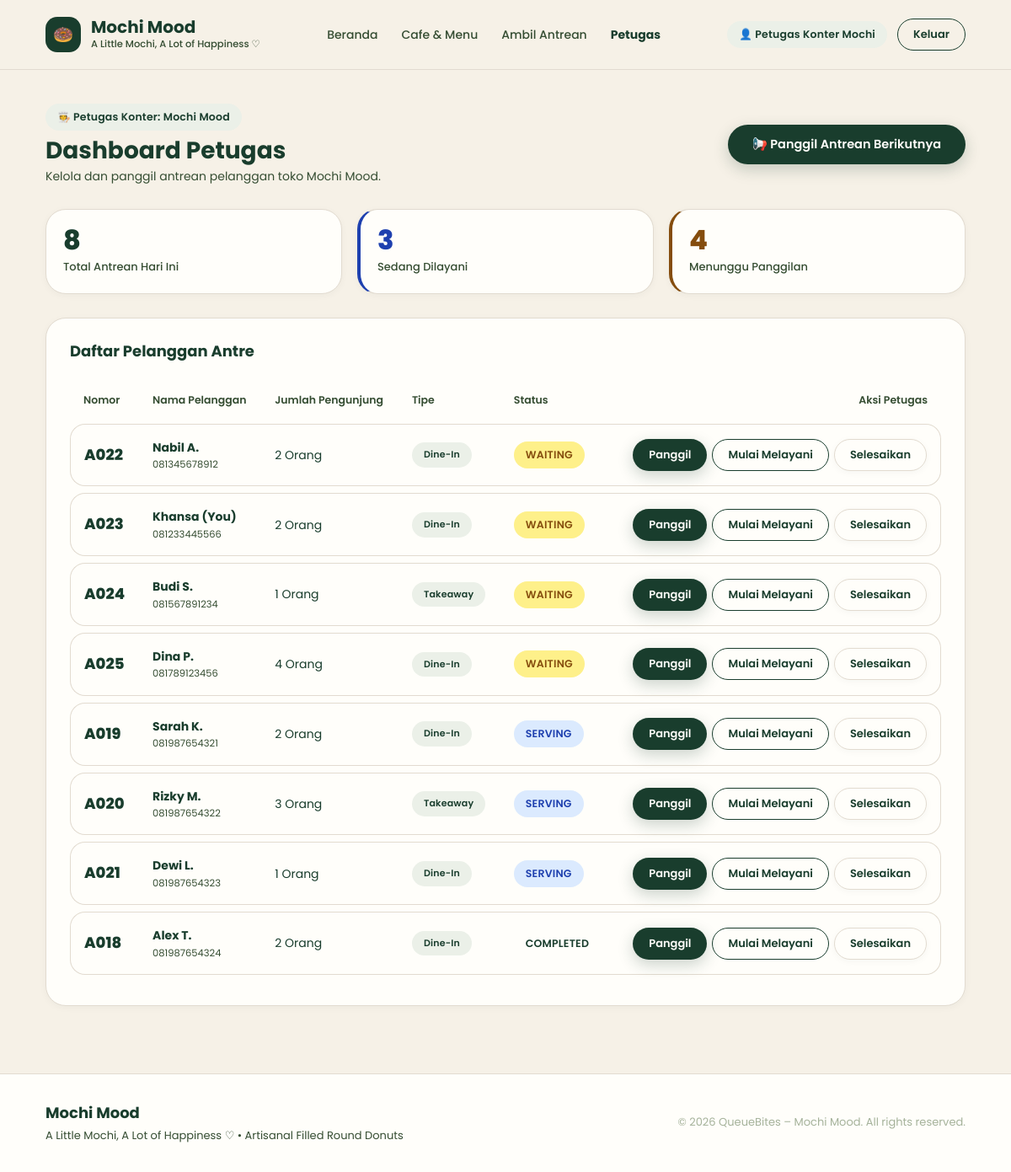
Screenshot of /index.php?url=dashboard/staff with the database file from the repository.
### tables this page shows
CREATE TABLE `queues` (
    `id` INT UNSIGNED NOT NULL AUTO_INCREMENT,
    `user_id` INT UNSIGNED NOT NULL,
    `restaurant_id` INT UNSIGNED NOT NULL,
    `queue_number` VARCHAR(20) NOT NULL COMMENT 'Nomor antrean (contoh: A023)',
    `people_count` INT UNSIGNED NOT NULL DEFAULT 1,
    `type` ENUM('dine_in', 'takeaway') NOT NULL DEFAULT 'dine_in' COMMENT 'Jenis antrean',
    `customer_name` VARCHAR(100) NULL,
    `customer_phone` VARCHAR(50) NULL,
    `status` ENUM('waiting', 'called', 'serving', 'completed', 'cancelled') NOT NULL DEFAULT 'waiting',
    `queue_date` DATE NOT NULL,
    `created_at` DATETIME NOT NULL DEFAULT CURRENT_TIMESTAMP,
    `updated_at` DATETIME NOT NULL DEFAULT CURRENT_TIMESTAMP ON UPDATE CURRENT_TIMESTAMP,
    PRIMARY KEY (`id`),
    UNIQUE KEY `uq_restaurant_date_number` (`restaurant_id`, `queue_date`, `queue_number`),
    INDEX `idx_queues_user_id` (`user_id`),
    INDEX `idx_queues_restaurant_date_status` (`restaurant_id`, `queue_date`, `status`),
    CONSTRAINT `fk_queues_user` FOREIGN KEY (`user_id`) REFERENCES `users` (`id`) ON DELETE CASCADE ON UPDATE CASCADE,
    CONSTRAINT `fk_queues_restaurant` FOREIGN KEY (`restaurant_id`) REFERENCES `restaurants` (`id`) ON DELETE CASCADE ON UPDATE CASCADE
);

### app/controllers/BaseController.php (called while the page is built, shortened)
<?php
abstract class BaseController
{
    protected function view(string $viewPath, array $data = []): void
    {
        extract($data, EXTR_SKIP);
        $file = dirname(__DIR__) . '/views/' . ltrim($viewPath, '/') . '.php';
        require $file;
    }
}

### app/controllers/DashboardController.php (called while the page is built, shortened)
<?php
require_once __DIR__ . '/BaseController.php';
require_once __DIR__ . '/../models/Queue.php';
require_once __DIR__ . '/../../config/database.php';
class DashboardController extends BaseController
{
    protected Queue $queueModel;
    protected Restaurant $restaurantModel;
    public function __construct()
    {
        $this->queueModel = new Queue();
        $this->restaurantModel = new Restaurant();
    }
    public function staff(): void
    {
        $user = Auth::user();
        if (!$user) {
            $user = Auth::user();
        }
        $restaurantId = 1;
        $restaurant = $this->restaurantModel->getById($restaurantId);
        $queues = $this->queueModel->getByRestaurant($restaurantId);
        $summary = $this->queueModel->getDashboardCounts($restaurantId);
        $this->view('dashboard/staff', [
            'queues'     => $queues,
            'summary'    => $summary,
            'restaurant' => $restaurant,
            'user'       => $user,
        ]);
    }
}

### public/index.php (called while the page is built, shortened)
<?php
require_once dirname(__DIR__) . '/config/database.php';
$router = require_once dirname(__DIR__) . '/routes/web.php';
try {
    $router->dispatch();
} catch (Throwable $e) {
    http_response_code(500);
    if (isset($_SERVER['HTTP_ACCEPT']) && str_contains($_SERVER['HTTP_ACCEPT'], 'application/json')) {
        header('Content-Type: application/json; charset=utf-8');
        echo json_encode([
            'success' => false,
            'status'  => 500,
            'error'   => $e->getMessage(),
            'file'    => basename($e->getFile()),
            'line'    => $e->getLine()
        ], JSON_PRETTY_PRINT | JSON_UNESCAPED_UNICODE);
        exit;
    }
    echo '<!DOCTYPE html><html lang="id"><head><meta charset="utf-8">';
    echo '<title>500 – Kesalahan Server</title>';
    echo '<style>';
    echo 'body{font-family:-apple-system,BlinkMacSystemFont,"Segoe UI",Roboto,sans-serif;background:#FFF5F5;color:#991B1B;padding:40px 20px;}';
    echo '.card{max-width:650px;margin:40px auto;background:#FFFFFF;border:1px solid #FECACA;border-radius:16px;padding:32px;box-shadow:0 10px 25px rgba(0,0,0,0.05);}';
    echo 'h2{margin-top:0;color:#DC2626;}';
    echo 'pre{background:#FEF2F2;padding:12px;border-radius:8px;font-size:13px;overflow-x:auto;}';
    echo '.btn{display:inline-block;padding:10px 20px;background:#DC2626;color:#FFF;text-decoration:none;border-radius:8px;font-weight:600;margin-top:14px;}';
    echo '</style></head><body>';
    echo '<div class="card">';
    echo '<h2>⚠️ Terjadi Kesalahan Sistem (HTTP 500)</h2>';
    echo '<p><strong>Pesan Kesalahan:</strong> ' . htmlspecialchars($e->getMessage()) . '</p>';
    echo '<pre>File: ' . htmlspecialchars(basename($e->getFile())) . ' (Line: ' . (int)$e->getLine() . ')</pre>';
    echo '<a href="javascript:history.back()" class="btn">← Kembali</a>';
    echo '</div></body></html>';
    exit;
}

### index.php (called while the page is built)
<?php
require_once __DIR__ . '/public/index.php';

### config/database.php (called while the page is built, shortened)
<?php
class Database
{
    private static string $host     = 'localhost';
    private static string $dbName   = 'queuebites';
    private static string $username = 'root';
    private static string $password = '';
    private static int    $port     = 3306;
    private static string $charset  = 'utf8mb4';
    private static ?PDO $instance = null;
    public static function getConnection(): PDO
    {
        if (self::$instance === null) {
            $host     = getenv('DB_HOST') !== false ? getenv('DB_HOST') : self::$host;
            $dbName   = getenv('DB_NAME') !== false ? getenv('DB_NAME') : self::$dbName;
            $username = getenv('DB_USER') !== false ? getenv('DB_USER') : self::$username;
            $password = getenv('DB_PASS') !== false ? getenv('DB_PASS') : self::$password;
            $port     = getenv('DB_PORT') !== false ? (int)getenv('DB_PORT') : self::$port;
            $charset  = self::$charset;
            $mysqlDsn = "mysql:host={$host};port={$port};dbname={$dbName};charset={$charset}";
            $options = [
                PDO::ATTR_ERRMODE            => PDO::ERRMODE_EXCEPTION,
                PDO::ATTR_DEFAULT_FETCH_MODE => PDO::FETCH_ASSOC,
                PDO::ATTR_EMULATE_PREPARES   => false,
            ];
            try {
                self::$instance = new PDO($mysqlDsn, $username, $password, $options);
                self::ensureSchemaMysql(self::$instance);
            } catch (Throwable $e) {
                error_log('[Database Fallback] MySQL unavailable (' . $e->getMessage() . '). Switching to SQLite fallback.');
                $sqliteDir = dirname(__DIR__) . '/database';
                if (!is_dir($sqliteDir)) {
                    @mkdir($sqliteDir, 0777, true);
                }
                $sqlitePath = $sqliteDir . '/queuebites.sqlite';
                $sqliteDsn = "sqlite:" . $sqlitePath;
                try {
                    self::$instance = new PDO($sqliteDsn, null, null, [
                        PDO::ATTR_ERRMODE            => PDO::ERRMODE_EXCEPTION,
                        PDO::ATTR_DEFAULT_FETCH_MODE => PDO::FETCH_ASSOC,
                    ]);
                    self::$instance->sqliteCreateFunction('NOW', function() { return date('Y-m-d H:i:s'); });
                    self::$instance->sqliteCreateFunction('CURDATE', function() { return date('Y-m-d'); });
                    self::$instance->sqliteCreateFunction('curdate', function() { return date('Y-m-d'); });
                    self::$driverUsed = 'sqlite';
                    self::ensureSchemaSqlite(self::$instance);
                } catch (Throwable $sqliteErr) {
                    throw new PDOException("Gagal menginisialisasi database: " . $sqliteErr->getMessage());
                }
            }
        }
        return self::$instance;
    }
    private static function ensureSchemaMysql(PDO $pdo): void
    {
        try {
            $cols = $pdo->query("SHOW COLUMNS FROM `queues` LIKE 'type'")->fetchAll();
        } catch (Throwable $t) {
        }
    }
}

### app/models/Queue.php (called while the page is built, shortened)
<?php
require_once __DIR__ . '/../../config/database.php';
class Queue
{
    protected PDO $db;
    protected string $table = 'queues';
    public function __construct(?PDO $db = null)
    {
        $this->db = $db ?? Database::getConnection();
    }
    public function getByRestaurant(int $restaurantId, ?string $status = null, ?string $date = null): array
    {
        $targetDate = $date ?? date('Y-m-d');
        $sql = "
            SELECT
                q.id,
                q.user_id,
                q.restaurant_id,
                q.queue_number,
                q.people_count,
                COALESCE(q.type, 'dine_in') AS type,
                COALESCE(q.customer_name, u.name) AS customer_name,
                COALESCE(q.customer_phone, u.phone) AS customer_phone,
                q.status,
                q.queue_date,
                q.created_at,
                q.updated_at,
                u.name AS user_name,
                u.email AS user_email
            FROM {$this->table} q
            JOIN users u ON q.user_id = u.id
            WHERE q.restaurant_id = :restaurant_id
              AND q.queue_date = :queue_date
        ";
        $params = [
            ':restaurant_id' => $restaurantId,
            ':queue_date'    => $targetDate,
        ];
        $sql .= " ORDER BY q.id ASC";
        $stmt = $this->db->prepare($sql);
        $stmt->execute($params);
        return $stmt->fetchAll();
    }
    public function getDashboardCounts(int $restaurantId = 1, ?string $date = null): array
    {
        $targetDate = $date ?? date('Y-m-d');
        $stmtTotal = $this->db->prepare("SELECT COUNT(*) FROM {$this->table} WHERE restaurant_id = ? AND queue_date = ?");
        $stmtTotal->execute([$restaurantId, $targetDate]);
        $totalToday = (int)$stmtTotal->fetchColumn();
        $stmtServing = $this->db->prepare("SELECT COUNT(*) FROM {$this->table} WHERE restaurant_id = ? AND queue_date = ? AND status IN ('called', 'serving')");
        $stmtServing->execute([$restaurantId, $targetDate]);
        $inService = (int)$stmtServing->fetchColumn();
        $stmtWaiting = $this->db->prepare("SELECT COUNT(*) FROM {$this->table} WHERE restaurant_id = ? AND queue_date = ? AND status = 'waiting'");
        $stmtWaiting->execute([$restaurantId, $targetDate]);
        $waiting = (int)$stmtWaiting->fetchColumn();
        $stmtDine = $this->db->prepare("SELECT COUNT(*) FROM {$this->table} WHERE restaurant_id = ? AND queue_date = ? AND type = 'dine_in'");
        $stmtDine->execute([$restaurantId, $targetDate]);
        $dineIn = (int)$stmtDine->fetchColumn();
        $stmtTake = $this->db->prepare("SELECT COUNT(*) FROM {$this->table} WHERE restaurant_id = ? AND queue_date = ? AND type = 'takeaway'");
        $stmtTake->execute([$restaurantId, $targetDate]);
        $takeaway = (int)$stmtTake->fetchColumn();
        $stmtAllTime = $this->db->query("SELECT COUNT(*) FROM {$this->table}");
        $totalAllTime = (int)$stmtAllTime->fetchColumn();
        $stmtAllDine = $this->db->query("SELECT COUNT(*) FROM {$this->table} WHERE type = 'dine_in'");
        $totalDine = (int)$stmtAllDine->fetchColumn();
        $stmtAllTake = $this->db->query("SELECT COUNT(*) FROM {$this->table} WHERE type = 'takeaway'");
        $totalTake = (int)$stmtAllTake->fetchColumn();
        return [
            'today_total'    => $totalToday ?: 12,
            'in_service'     => $inService ?: 3,
            'waiting'        => $waiting ?: 9,
            'dine_in_today'  => $dineIn,
            'takeaway_today' => $takeaway,
            'admin_total'    => max($totalAllTime, 125),
            'admin_dine_in'  => max($totalDine, 57),
            'admin_takeaway' => max($totalTake, 67),
            'restaurant_cnt' => 1
        ];
    }
}

### app/views/dashboard/staff.php (the view, shortened to what this page needs)
<?php
include __DIR__ . '/../layouts/header.php';
?>
<div class="container" style="padding: 40px 24px 80px;">
  <div style="display: flex; justify-content: space-between; align-items: center; margin-bottom: 28px; flex-wrap: wrap; gap: 14px;">
    <div>
      <div class="badge badge-sage" style="margin-bottom: 6px;">
        🧑‍🍳 Petugas Konter: Mochi Mood
      </div>
      <h1 style="font-size: 28px; color: var(--deep-forest-green); margin-bottom: 2px;">Dashboard Petugas</h1>
      <p style="font-size: 14px; color: var(--dark-olive);">Kelola dan panggil antrean pelanggan toko Mochi Mood.</p>
    </div>
    <div>
      <button class="btn btn-primary" onclick="QueueBites.staffAction(0, 'call_next')" title="Panggil antrean urutan pertama yang sedang menunggu">
        📢 Panggil Antrean Berikutnya
      </button>
    </div>
  </div>
  <div style="display: grid; grid-template-columns: repeat(3, 1fr); gap: 18px; margin-bottom: 28px;">
    <div class="card" style="padding: 20px;">
      <div style="font-size: 32px; font-weight: 800; color: var(--deep-forest-green); line-height: 1;">
        <?= (int)($summary['today_total'] ?? count($queues)) ?>
      </div>
      <div style="font-size: 13px; color: var(--dark-olive); margin-top: 6px; font-weight: 500;">
        Total Antrean Hari Ini
      </div>
    </div>
    <div class="card" style="padding: 20px; border-left: 4px solid #1E40AF;">
      <div style="font-size: 32px; font-weight: 800; color: #1E40AF; line-height: 1;">
        <?= (int)($summary['in_service'] ?? 0) ?>
      </div>
      <div style="font-size: 13px; color: var(--dark-olive); margin-top: 6px; font-weight: 500;">
        Sedang Dilayani
      </div>
    </div>
    <div class="card" style="padding: 20px; border-left: 4px solid #854D0E;">
      <div style="font-size: 32px; font-weight: 800; color: #854D0E; line-height: 1;">
        <?= (int)($summary['waiting'] ?? 0) ?>
      </div>
      <div style="font-size: 13px; color: var(--dark-olive); margin-top: 6px; font-weight: 500;">
        Menunggu Panggilan
      </div>
    </div>
  </div>
  <div class="card" style="padding: 28px;">
    <h3 style="font-size: 18px; color: var(--deep-forest-green); margin-bottom: 18px;">Daftar Pelanggan Antre</h3>
    <div class="table-wrap">
      <table class="table">
        <thead>
          <tr>
            <th>Nomor</th>
            <th>Nama Pelanggan</th>
            <th>Jumlah Pengunjung</th>
            <th>Tipe</th>
            <th>Status</th>
            <th style="text-align: right;">Aksi Petugas</th>
          </tr>
        </thead>
        <tbody>
          <?php if (!empty($queues)): ?>
            <?php foreach ($queues as $q): ?>
              <tr>
                <td style="font-size: 18px; font-weight: 800; color: var(--deep-forest-green);">
                  <?= htmlspecialchars($q['queue_number']) ?>
                </td>
                <td>
                  <strong><?= htmlspecialchars($q['customer_name'] ?? $q['user_name'] ?? 'Pelanggan') ?></strong>
                  <div style="font-size: 11.5px; color: var(--dark-olive);">
                    <?= htmlspecialchars($q['customer_phone'] ?? $q['user_email'] ?? '') ?>
                  </div>
                </td>
                <td><?= (int)$q['people_count'] ?> Orang</td>
                <td>
                  <span class="badge badge-sage" style="font-size: 11px;">
                    <?= ($q['type'] ?? 'dine_in') === 'takeaway' ? 'Takeaway' : 'Dine-In' ?>
                  </span>
                </td>
                <td>
                  <span class="badge badge-<?= $q['status'] ?>">
                    <?= strtoupper($q['status']) ?>
                  </span>
                </td>
                <td style="text-align: right;">
                  <div style="display: inline-flex; gap: 6px;">
                    <button type="button" class="btn btn-primary btn-sm" onclick="QueueBites.staffAction(<?= (int)$q['id'] ?>, 'call')">
                      Panggil
                    </button>
                    <button type="button" class="btn btn-secondary btn-sm" onclick="QueueBites.staffAction(<?= (int)$q['id'] ?>, 'serve')">
                      Mulai Melayani
                    </button>
                    <button type="button" class="btn btn-white btn-sm" onclick="QueueBites.staffAction(<?= (int)$q['id'] ?>, 'complete')">
                      Selesaikan
                    </button>
                  </div>
                </td>
              </tr>
            <?php endforeach; ?>
          <?php endif; ?>
        </tbody>
      </table>
    </div>
  </div>
</div>
<?php include __DIR__ . '/../layouts/footer.php'; ?>

### rows the page displays
queues: queue_number "A022", customer_name "Nabil A.", customer_phone "081345678912", people_count "2", shows "Dine-In", status "WAITING"
queues: queue_number "A023", customer_name "Khansa (You)", customer_phone "081233445566", people_count "2", shows "Dine-In", status "WAITING"
queues: queue_number "A024", customer_name "Budi S.", customer_phone "081567891234", people_count "1", shows "Takeaway", status "WAITING"
queues: queue_number "A025", customer_name "Dina P.", customer_phone "081789123456", people_count "4", shows "Dine-In", status "WAITING"
queues: queue_number "A019", customer_name "Sarah K.", customer_phone "081987654321", people_count "2", shows "Dine-In", status "SERVING"
queues: queue_number "A020", customer_name "Rizky M.", customer_phone "081987654322", people_count "3", shows "Takeaway", status "SERVING"
queues: queue_number "A021", customer_name "Dewi L.", customer_phone "081987654323", people_count "1", shows "Dine-In", status "SERVING"
queues: queue_number "A018", customer_name "Alex T.", customer_phone "081987654324", people_count "2", shows "Dine-In", status "COMPLETED"

### other values shown
$user['name'] "Petugas Konter Mochi"
$summary['today_total'] "8"
$summary['in_service'] "3"
$summary['waiting'] "4"
